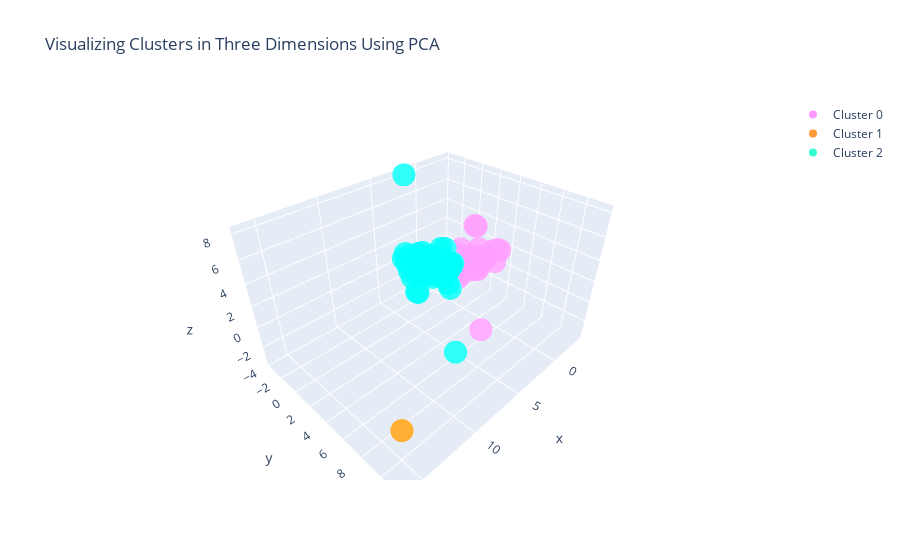

The notebook cell saved with this chart:
### Code cell
#Instructions for building the 3-D plot

#trace1 is for 'Cluster 0'
trace1 = go.Scatter3d(
                    x = cluster0["PC1_3d"],
                    y = cluster0["PC2_3d"],
                    z = cluster0["PC3_3d"],
                    mode = "markers",
                    name = "Cluster 0",
                    marker = dict(color = 'rgba(255, 128, 255, 0.8)'),
                    text = cluster0.index)

#trace2 is for 'Cluster 1'
trace2 = go.Scatter3d(
                    x = cluster1["PC1_3d"],
                    y = cluster1["PC2_3d"],
                    z = cluster1["PC3_3d"],
                    mode = "markers",
                    name = "Cluster 1",
                    marker = dict(color = 'rgba(255, 128, 2, 0.8)'),
                    text = cluster1.index)

#trace3 is for 'Cluster 2'
trace3 = go.Scatter3d(
                    x = cluster2["PC1_3d"],
                    y = cluster2["PC2_3d"],
                    z = cluster2["PC3_3d"],
                    mode = "markers",
                    name = "Cluster 2",
                    marker = dict(color = 'rgba(0, 255, 200, 0.8)'),
                    text = cluster2.index)

data = [trace1, trace2, trace3]

title = "Visualizing Clusters in Three Dimensions Using PCA"

layout = dict(title = title,
              xaxis= dict(title= 'PC1',ticklen= 5,zeroline= False),
              yaxis= dict(title= 'PC2',ticklen= 5,zeroline= False)
             )

fig = dict(data = data, layout = layout)

iplot(fig)

### Figure 1 — Plotly figure (JSON) as saved in the notebook; plotly's stock layout.template omitted (floating-point values rounded to 4 significant figures)
{"data": [{"marker": {"color": "rgba(255, 128, 255, 0.8)"}, "mode": "markers", "name": "Cluster 0", "text": ["Sierra Leone", "Kenya", "Liechtenstein", "Ethiopia", "Sudan", "Benin", "West Bank and Gaza", "India", "Somalia", "Honduras", "Equatorial Guinea", "Bolivia", "Guinea-Bissau", "Zambia", "Bangladesh", "Indonesia", "Jamaica", "South Africa", "Angola", "Cote d'Ivoire", "Timor-Leste", "Kosovo", "Mali", "Gabon", "Malawi", "Mauritania", "Mozambique", "Haiti", "Guyana", "Philippines", "Ghana", "Madagascar", "Central African Republic", "Namibia", "Guatemala", "Cambodia", "Burundi", "Tanzania", "Zimbabwe", "Sao Tome and Principe", "Burkina Faso", "Senegal", "Papua New Guinea", "Guinea", "Rwanda", "Chad", "Niger", "Bhutan", "Cabo Verde", "Cameroon", "Pakistan"], "type": "scatter3d", "x": [-2.177, -2.284, -1.714, -2.477, -2.067, -2.216, -1.264, 1.737, -3.42, -1.017, -2.206, -0.9026, -2.414, -2.02, -1.562, -0.1174, -0.7829, -0.505, -2.239, -1.966, -0.8182, -1.768, -2.419, -0.8493, -2.173, -2.292, -2.66, -1.843, -1.011, -1.107, -1.835, -2.573, -3.021, -1.383, -1.269, -1.447, -2.342, -2.087, -1.652, -1.549, -2.412, -1.91, -1.184, -2.254, -2.099, -3.264, -3.168, -1.33, -1.168, -2.013, -1.618], "y": [1.425, 1.777, 1.413, 2.315, 1.764, 1.547, 0.5807, 5.545, 3.071, -0.1094, 1.375, 0.1322, 1.682, 1.033, 1.444, 1.18, -0.161, 0.7616, 1.498, 1.314, -0.0003117, 1.507, 1.871, -0.08702, 1.399, 1.449, 1.856, 0.9643, -0.06096, 0.7631, 1.061, 1.76, 2.581, 0.1922, 0.4847, 0.2226, 1.636, 1.607, 0.9408, 0.5624, 1.781, 1.27, 0.3388, 1.557, 1.311, 2.888, 2.802, 0.47, 0.2572, 1.509, 2.069], "z": [0.6311, 0.1142, 3.962, 0.7606, -0.593, 0.6432, 0.7473, -3.33, 1.465, -0.6375, 0.5373, -0.1144, 0.6565, -0.5571, -0.5408, -0.4886, -0.3427, -1.244, 0.4615, 0.591, 1.012, 3.92, 0.6881, -0.4938, 0.4682, -0.3012, 0.1545, 0.3328, -0.6836, 0.2273, -0.4663, 0.2462, 1.363, -1.146, 0.1073, -0.4491, 0.6173, 0.01221, 0.2072, -0.5871, 0.2016, 0.2007, 1.409, 1.482, 0.163, 1.538, 0.2678, -0.1363, -0.7092, -0.1242, -0.08771]}, {"marker": {"color": "rgba(255, 128, 2, 0.8)"}, "mode": "markers", "name": "Cluster 1", "text": ["United States"], "type": "scatter3d", "x": [16.12], "y": [11.51], "z": [1.593]}, {"marker": {"color": "rgba(0, 255, 200, 0.8)"}, "mode": "markers", "name": "Cluster 2", "text": ["Slovenia", "Fiji", "Malta", "Paraguay", "Croatia", "Mongolia", "Denmark", "Ukraine", "Germany", "Algeria", "Azerbaijan", "Cyprus", "Bahrain", "Belgium", "Singapore", "Japan", "Andorra", "Morocco", "Spain", "Chile", "Brazil", "Kazakhstan", "Monaco", "Dominican Republic", "Mexico", "Mauritius", "Nicaragua", "Tunisia", "Uzbekistan", "Lebanon", "Finland", "Georgia", "Saudi Arabia", "Italy", "United Kingdom", "United Arab Emirates", "Albania", "Peru", "Suriname", "Moldova", "Lithuania", "Israel", "Netherlands", "Maldives", "Greece", "Serbia", "Turkey", "Antigua and Barbuda", "Estonia", "Cuba", "Ecuador", "Belarus", "Latvia", "Austria", "France", "Grenada", "Portugal", "Luxembourg", "Sweden", "Iceland", "San Marino", "El Salvador", "Belize", "Panama", "Costa Rica", "Dominica", "Hungary", "Qatar", "Oman", "Trinidad and Tobago", "Armenia", "China", "Uruguay", "Thailand", "Norway"], "type": "scatter3d", "x": [1.197, -0.215, 1.583, -0.5232, 1.097, -0.5213, 1.755, 0.8553, 4.476, -0.1998, -0.1369, 0.8085, 0.1817, 2.903, 1.998, 3.654, 0.1689, -0.369, 4.678, 0.5193, 1.284, 1.016, 1.885, -0.2733, 0.6155, 0.1565, -0.7643, 0.05786, -0.0986, -0.5971, 1.986, 0.06058, 0.07703, 4.808, 3.976, 0.8356, 0.389, -0.396, -0.3103, 0.1895, 1.546, 0.9788, 2.553, -0.1421, 1.281, 0.5281, 0.56, -0.2125, 1.355, 0.6709, -0.5965, 1.517, 1.367, 1.98, 5.178, -0.219, 1.4, 2.339, 2.084, 1.527, 0.7849, -0.4395, -0.661, -0.1268, 0.05891, -0.08979, 1.791, 0.8459, -0.503, 0.06269, -0.1751, 5.278, 0.6579, 0.137, 1.89], "y": [-2.482, -0.9093, -2.516, -0.4363, -1.93, -0.7582, -1.799, -0.8658, -0.3992, -0.2272, -0.9104, -1.739, -1.193, -2.488, -3.682, -2.071, -0.8484, -0.2586, 0.8243, -1.058, 1.174, -1.244, -3.62, -0.5607, -0.1071, -1.135, -0.3463, -0.9577, -0.6589, -0.3128, -1.947, -1.053, -0.3075, 0.7924, 0.7946, -1.629, -1.339, -0.02115, -0.9783, -1.279, -2.753, -1.489, -2.166, -1.104, -1.834, -1.442, 0.7958, -0.6757, -2.497, -1.215, -0.03487, -2.643, -2.379, -1.991, 0.6975, -0.7247, -1.697, -2.548, -1.518, -1.846, -1.583, -0.4779, -0.2242, -0.6492, -0.9092, -0.5853, -2.716, -1.215, -0.4919, -1.06, -0.839, 5.818, -1.399, -0.4532, -1.735], "z": [-1.115, -0.4355, -0.05428, -0.2283, -0.6639, -1.169, 0.8708, -0.2177, 1.251, -0.7649, -0.6618, -0.6789, -0.7134, 0.4233, 0.5564, 1.417, 1.529, -0.7401, -0.2601, -0.7078, -0.8261, -0.2344, 8.167, -0.3553, -0.7697, -0.2373, -0.577, -1.256, -0.5288, -0.3193, 1.003, -1.325, -1.463, -0.1536, 1.371, -1.315, -0.9042, -0.1864, -1.085, -0.4045, -0.8332, -0.2497, 0.5969, 0.2117, -1.129, -1.476, -1.891, 0.1373, -0.7436, -0.02129, -0.02868, -0.7721, -0.8237, 1.259, 1.439, 0.0404, -0.5808, 0.9878, 0.7686, 1.256, 0.7139, -0.1156, -0.2264, -0.1075, -0.827, 1.507, -1.094, -1.486, -1.032, -0.5536, -1.332, -3.468, -0.5032, -0.7659, 1.158]}], "layout": {"title": {"text": "Visualizing Clusters in Three Dimensions Using PCA"}, "xaxis": {"ticklen": 5, "title": {"text": "PC1"}, "zeroline": false}, "yaxis": {"ticklen": 5, "title": {"text": "PC2"}, "zeroline": false}}}
